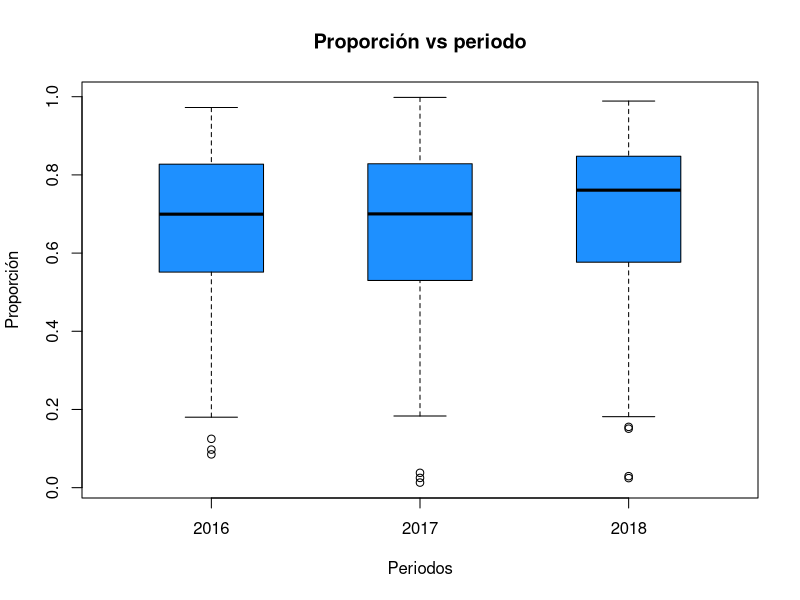
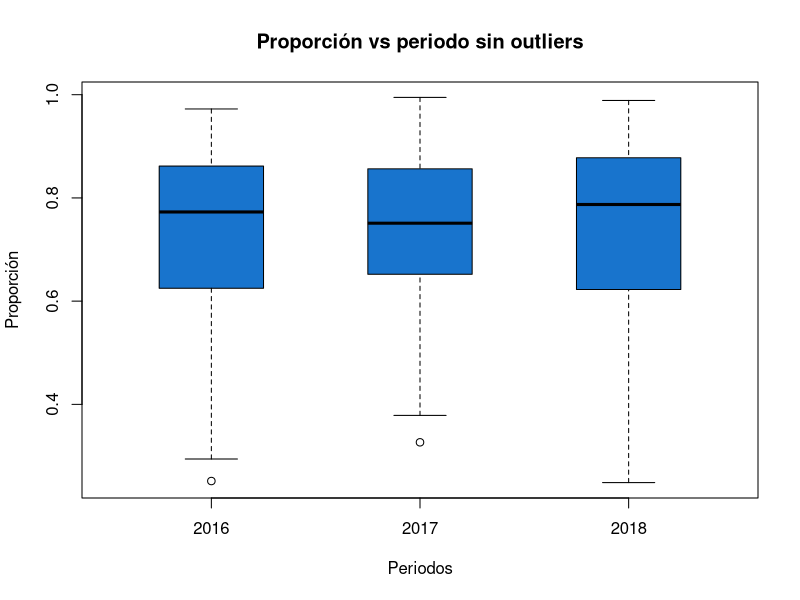
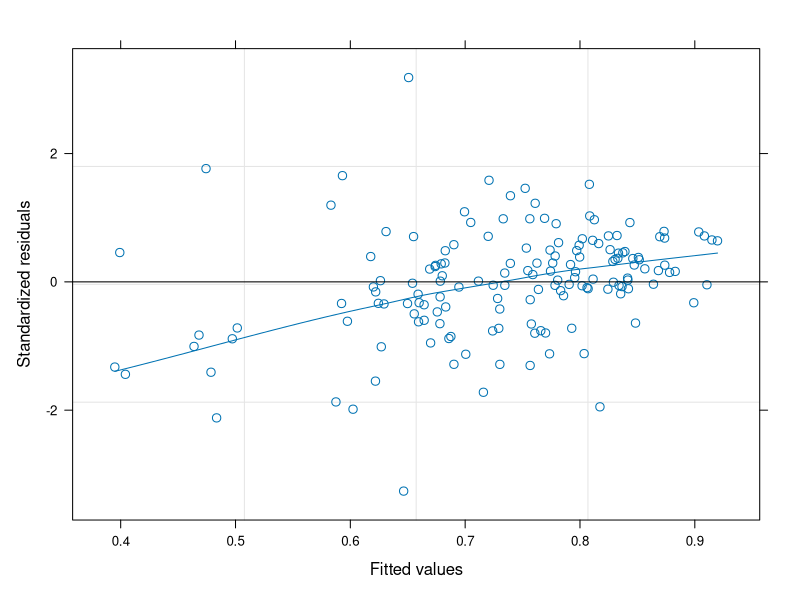
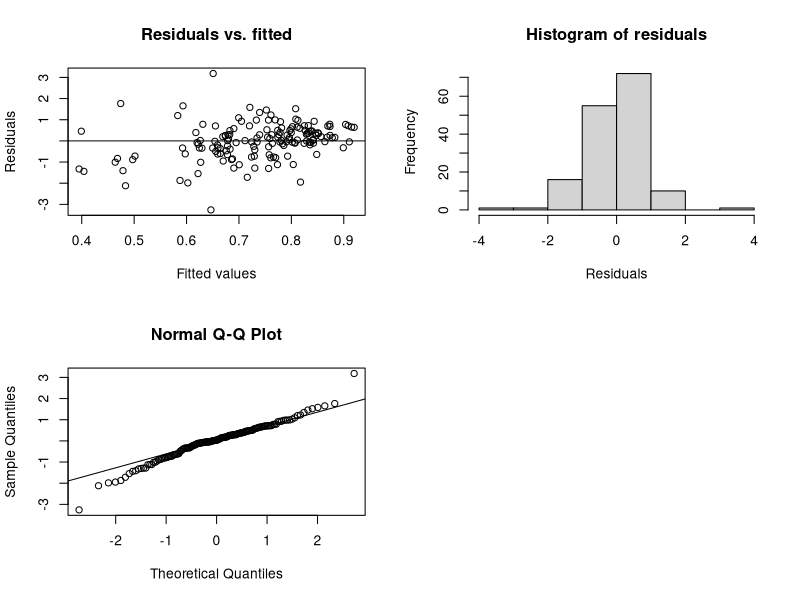
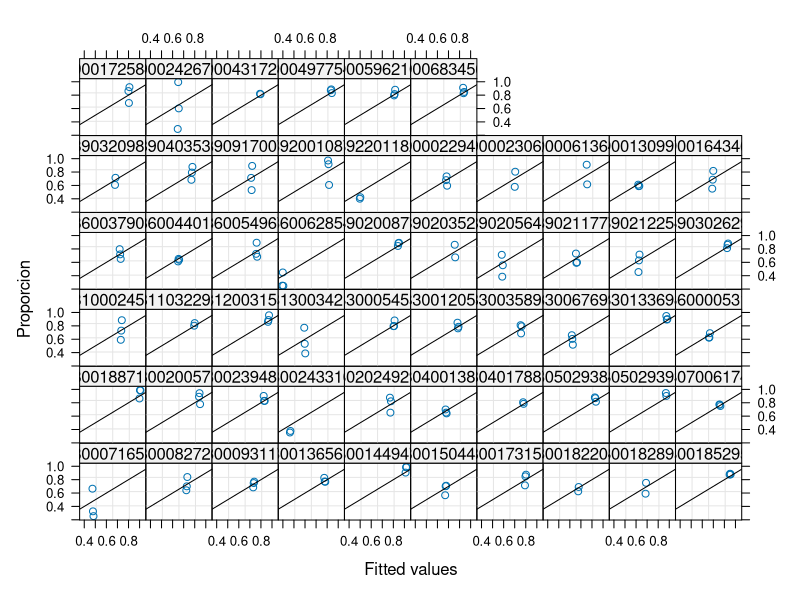
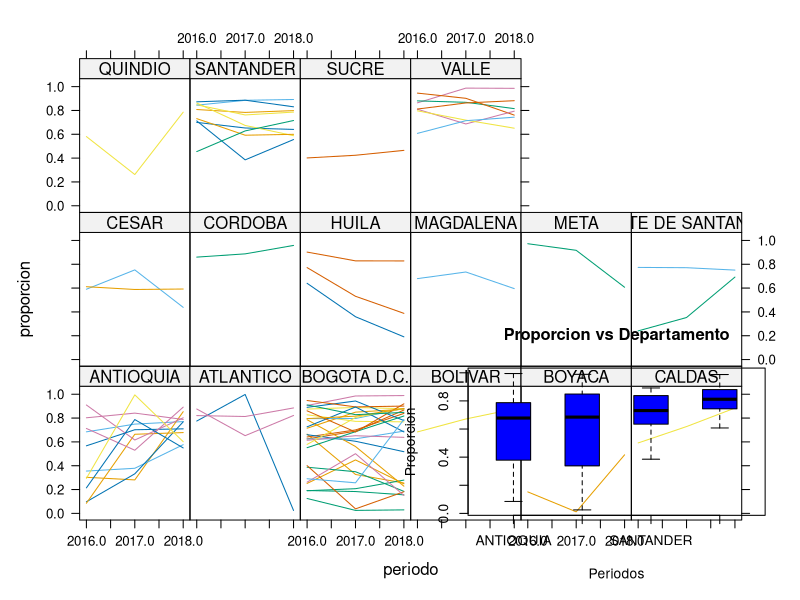
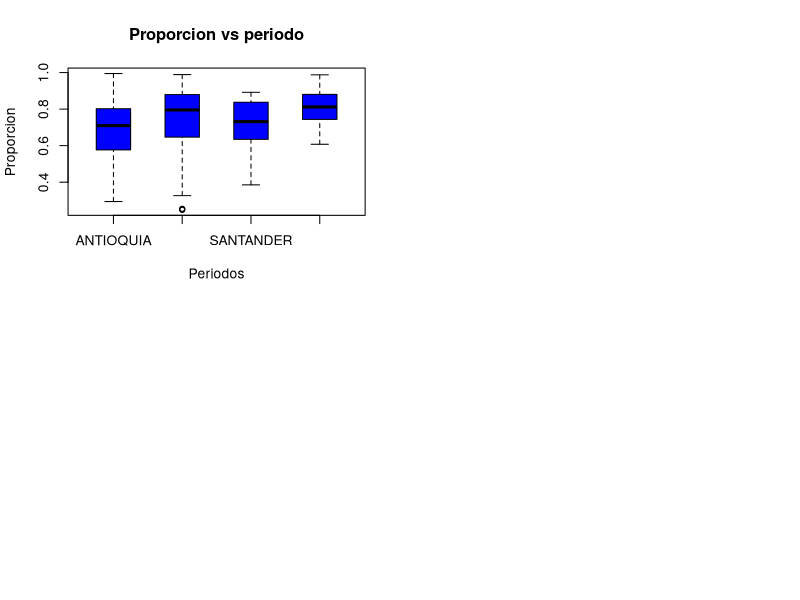
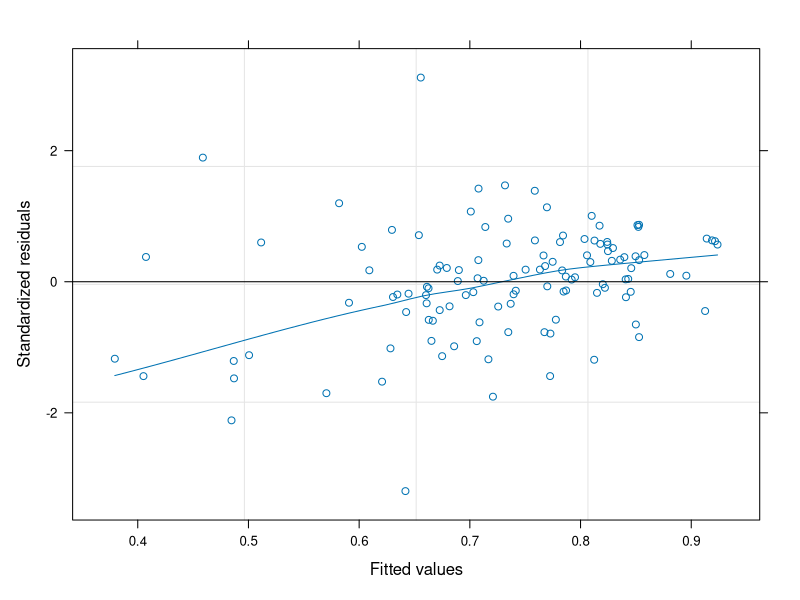

The R source for these figures, in order:
## ---- chunk 1
knitr::opts_chunk$set(echo = TRUE)
## ---- chunk 2
library(kableExtra) 
library(readxl)
library(tidyverse)
datosp <- read_excel("Datos_definitivos.xlsx")
datosp <- datosp[,c("nit","periodo","costos","Proporcion","liquidez","PIB_Variacion","variacion_tas_int","variacion_cta_corr_nal","CHV_variacion","EC_Variacion","FIVI_Variacion","ICCV_Variacion","IVP_Variacion","IPVN_Variacion","Inflacion_Variacion","TRM_Variación","Tasa_Desempleo","IPC")]

## ---- chunk 3
bxplot_gastos_dif = boxplot(datosp$Proporcion~datosp$periodo , 
        main = "Proporción vs periodo",
        xlab = "Periodos",
        ylab = "Proporción",
        boxwex = 0.5,col="dodgerblue")
## ---- chunk 4
impute_outliers <- function(x, removeNA = TRUE){
  quantiles <- quantile(x, c(0.05, 0.95), na.rm = removeNA)
  x[x<quantiles[1]] <- mean(x, na.rm = removeNA)
  x[x>quantiles[2]] <- median(x, na.rm = removeNA)
  x
}

datos_16   <- datosp %>%             # a partir de out.predict.garch  
  filter(datosp$periodo==2016)


out16 <- datos_16 %>%             # a partir de out.predict.garch  
  filter(datos_16$Proporcion <= quantile(datos_16$Proporcion, c(0.10)))


datos_17   <- datosp %>%             # a partir de out.predict.garch  
  filter(datosp$periodo==2017)

out17 <- datos_17 %>%             # a partir de out.predict.garch  
  filter(datos_17$Proporcion <= quantile(datos_17$Proporcion, c(0.10)))


datos_18   <- datosp %>%             # a partir de out.predict.garch  
  filter(datosp$periodo==2018)


out18 <- datos_18 %>%             # a partir de out.predict.garch  
  filter(datos_18$Proporcion <= quantile(datos_18$Proporcion, c(0.10)))


out16 = t(out16$nit)
out17 = t(out17$nit)
out18 = t(out18$nit)

outliers = distinct(as.data.frame(t(cbind(out16,out17,out18))))
names(outliers) = ("Nit_Out")

## ---- chunk 5
`%ni%` <- Negate(`%in%`)
out = datosp$nit%ni%outliers$Nit_Out
datos_sop = datosp[out,]
boxplot(datos_sop$Proporcion~datos_sop$periodo,
        main = "Proporción vs periodo sin outliers",
        xlab = "Periodos",
        ylab = "Proporción",
        boxwex = 0.5,col="dodgerblue3")
## ---- chunk 6
datos_sop$periodo = factor(datos_sop$periodo,
                       levels = c("2016","2017","2018"),
                       labels = c(1,2,3))
datos_sop$nit = factor(datos_sop$nit)
## ---- chunk 7
library(caTools)
set.seed(4)
nite = as.data.frame(unique(datos_sop$nit))
names(nite) = c("nit")
split = sample.split(nite$nit, SplitRatio = 0.8)
training_set_p = subset(nite, split == TRUE)
training_set_p = datos_sop$nit%in%training_set_p$nit
training_set_p = datos_sop[training_set_p,]
testing_set_p = subset(nite, split == FALSE)
testing_set_p = datos_sop$nit%in%testing_set_p$nit
testing_set_p = datos_sop[testing_set_p,]
periodo_test = c(3)
testing_p = testing_set_p$periodo%in%periodo_test
testing_set_ = testing_set_p[testing_p,]
periodo_train = c(1,2)
train_p = testing_set_p$periodo%in%periodo_train
train_p = testing_set_p[train_p,]
training_set_p = rbind(training_set_p,train_p)
## ---- chunk 8
cantidad <- as.data.frame(cbind(12,50))
names(cantidad) = c("Cantidad empresas testeo","Cantidad empresas entrenamiento")

kable(cantidad) %>%
   kable_styling()%>%
  column_spec(1:1, bold = T) %>%
  row_spec(0, bold = T, color = "white", background = "#404d78")

## ---- chunk 9
library(nlme)
modelo1 <- lme(Proporcion ~ PIB_Variacion+Inflacion_Variacion, data = training_set_p, random = ~1 | nit )
modelo2 <- lme(log(Proporcion) ~ Tasa_Desempleo+TRM_Variación+liquidez, data = training_set_p, random = ~1 | nit )
modelo3 <- lme(Proporcion ~ Tasa_Desempleo+TRM_Variación+liquidez, data = training_set_p, random = ~1 | nit )
modelo4 <- lme(Proporcion ~ PIB_Variacion+Tasa_Desempleo, data = training_set_p, random = ~1 | nit )
modelo5 <- lme(Proporcion ~ Tasa_Desempleo+  IPC +liquidez, data = training_set_p, random = ~1 | nit )
modelo6 <- lme(Proporcion ~ PIB_Variacion+ liquidez+Tasa_Desempleo, data = training_set_p, random = ~1 | nit )
Modelo <-  rbind("Modelo1","Modelo2","Modelo3","Modelo4","Modelo5","Modelo6")

AIC_Modelo <- rbind(round(AIC(modelo1),2),
round(AIC(modelo2),2),
round(AIC(modelo3),2),
round(AIC(modelo4),2),
round(AIC(modelo5),2),
round(AIC(modelo6),2))

BIC_Modelo <- rbind(round(BIC(modelo1),2),
round(BIC(modelo2),2),
round(BIC(modelo3),2),
round(BIC(modelo4),2),
round(BIC(modelo5),2),
round(BIC(modelo6),2))

estructura<-rbind("Proporcion ~ PIB_Variacion+Inflacion_Variacion+(1|nit)",
                  "log(Proporcion) ~ Tasa_Desempleo+TRM_Variación+liquidez+(1|nit)",
                  "Proporcion ~ Tasa_Desempleo+TRM_Variación+liquidez+(1|nit)",
                  "Proporcion ~ PIB_Variacion+Tasa_Desempleo+(1|nit)",
                  "Proporcion ~ Tasa_Desempleo+ IPC +liquidez+(1|nit)",
                  "Proporcion ~ PIB_Variacion+ liquidez+Tasa_Desempleo+(1|nit)")

metricas <- as.data.frame(cbind(Modelo,estructura,AIC_Modelo,BIC_Modelo))
names(metricas) = c("Modelo","Estructura","AIC","BIC")

## ---- chunk 10
kable(metricas) %>%
   kable_styling()%>%
  column_spec(1:1, bold = T) %>%
  row_spec(0, bold = T, color = "white", background = "#404d78")
## ---- chunk 11
library(nlme)
library(MLmetrics)
prediccion1	=	predict(modelo1,testing_set_,level =1,allow.new.levels=T)
predichos1	=	cbind(testing_set_$Proporcion,as.data.frame(prediccion1))
names(predichos1)	=	c("Datos1","Prediccion1")
prediccion2	=	predict(modelo2,testing_set_,level =1,allow.new.levels=T)
predichos2	=	cbind(testing_set_$Proporcion,as.data.frame(prediccion2))
names(predichos2)	=	c("Datos2","Prediccion2")
prediccion3	=	predict(modelo3,testing_set_,level =1,allow.new.levels=T)
predichos3	=	cbind(testing_set_$Proporcion,as.data.frame(prediccion3))
names(predichos3)	=	c("Datos3","Prediccion3")
prediccion4	=	predict(modelo4,testing_set_,level =1,allow.new.levels=T)
predichos4	=	cbind(testing_set_$Proporcion,as.data.frame(prediccion4))
names(predichos4)	=	c("Datos4","Prediccion4")
prediccion5	=	predict(modelo5,testing_set_,level =1,allow.new.levels=T)
predichos5	=	cbind(testing_set_$Proporcion,as.data.frame(prediccion5))
names(predichos5)	=	c("Datos5","Prediccion5")
prediccion6	=	predict(modelo6,testing_set_,level =1,allow.new.levels=T)
predichos6	=	cbind(testing_set_$Proporcion,as.data.frame(prediccion6))
names(predichos6)	=	c("Datos6","Prediccion6")

MSE1<-MSE(predichos1$Prediccion1,predichos1$Datos1)
RMSE1<-RMSE(predichos1$Prediccion1,predichos1$Datos1)
MAPE1<-MAPE(predichos1$Prediccion1,predichos1$Datos1)
MSE2<-MSE(predichos2$Prediccion2,predichos2$Datos2)
RMSE2<-RMSE(predichos2$Prediccion2,predichos2$Datos2)
MAPE2<-MAPE(predichos2$Prediccion2,predichos2$Datos2)
MSE3<-MSE(predichos3$Prediccion3,predichos3$Datos3)
RMSE3<-RMSE(predichos3$Prediccion3,predichos3$Datos3)
MAPE3<-MAPE(predichos3$Prediccion3,predichos3$Datos3)
MSE4<-MSE(predichos4$Prediccion4,predichos4$Datos4)
RMSE4<-RMSE(predichos4$Prediccion4,predichos4$Datos4)
MAPE4<-MAPE(predichos4$Prediccion4,predichos4$Datos4)
MSE5<-MSE(predichos5$Prediccion5,predichos5$Datos5)
RMSE5<-RMSE(predichos5$Prediccion5,predichos5$Datos5)
MAPE5<-MAPE(predichos5$Prediccion5,predichos5$Datos5)
MSE6<-MSE(predichos6$Prediccion6,predichos6$Datos6)
RMSE6<-RMSE(predichos6$Prediccion6,predichos6$Datos6)
MAPE6<-MAPE(predichos6$Prediccion6,predichos6$Datos6)

RMSE <- rbind(round(RMSE1,6),
round(RMSE2,6),
round(RMSE3,6),
round(RMSE4,6),
round(RMSE5,6),
round(RMSE6,6))

MSE <- rbind(round(MSE1,6),
round(MSE2,6),
round(MSE3,6),
round(MSE4,6),
round(MSE5,6),
round(MSE6,6))

MAPE <- rbind(round(MAPE1,6),
round(MAPE2,6),
round(MAPE3,6),
round(MAPE4,6),
round(MAPE5,6),
round(MAPE6,6))

metricas_prediccion <- as.data.frame(cbind(MSE,RMSE,MAPE))
names(metricas_prediccion) = c("MSE","RMSE","MAPE")
metricas_consolidadas <- as.data.frame(cbind(metricas,metricas_prediccion))

## ---- chunk 12
kable(metricas_consolidadas) %>%
  kable_styling()%>%
  column_spec(1:1, bold = T) %>%
  row_spec(0, bold = T, color = "white", background = "#404d78")
## ---- chunk 13
plot(modelo4,type = c("p", "smooth"))
## ---- chunk 14
Fit <- fitted(modelo4)
Res <- residuals(modelo4, type = "normalized") 
par(mfrow = c(2, 2))
plot(Res ~ Fit, xlab = "Fitted values", ylab = "Residuals", main = "Residuals vs. fitted")
abline(h = 0)

hist(Res, main = "Histogram of residuals", xlab = "Residuals")
qqnorm(Res)
qqline(Res)

## ---- chunk 15
summary(modelo4)

## ---- chunk 16
plot(modelo4, Proporcion ~ fitted(.) | nit, abline = c(0,1))
## ---- chunk 17
library(readxl)
datos <- read_excel("Departamentos.xlsx")
## ---- chunk 18
datos$pib_dep=scale(datos$pib_dep, center=100000) #PIB departamento
datos$tasa_desemp_dep=scale(datos$tasa_desemp_dep,center=10,5) #tasa desempleo departamento
datos$ipc_anio_dep=scale(datos$ipc_anio_dep,center=2) #IPC anual departamento
datos$ingr_corr_dep=scale(datos$ingr_corr_dep,center=1000000000) # ingresos corrientes por  departamento
datos$gastos_fun_dep=scale(datos$gastos_fun_dep,center=1000000000) # gastos de  funcionamiento departamento
datos$inflacion=scale(datos$inflacion,center=2) # inflación nacional anual
datos$tasa_int_prom=scale(datos$tasa_int_prom) # Tasa de  intermediación bancaria promedio por año
datos$ingresos_nal=scale(datos$ingresos_nal, center=1000000000) #Ingreso nacionales
datos$gastos_nal=scale(datos$gastos_nal, center=1000000000)
datos$TRM=scale(datos$TRM, center=2500)
datos$variacion_pib_dep=scale(datos$variacion_pib_dep, center=1)
datos$intereses_nal=scale(datos$intereses_nal, center=100)
datos$CHV=scale(datos$CHV, center=100000)# Cartera hipotecaria Millones de pesos a precios corrientes
datos$EC=scale(datos$EC, center=1000000)# Concreto pre mezclado métros cúbicos
datos$ECG=scale(datos$ECG, center=1000000)# Cemento Gris toneladas
datos$EC_Variacion=scale(datos$EC_Variacion, center=1) #Variacion concreto pre mezclado
datos$ELIC_UND=scale(datos$ELIC_UND, center=10000) #EDIFICACIÓN LICENCIAS DE CONSTRUCCIÓN - ELIC  Unidades
datos$ELIC_AREA=scale(datos$ELIC_AREA, center=1000000) # Licencias de contronstruccion área metros cuadrados
datos$ICC_Variacion=scale(datos$ICC_Variacion, center=1) #Variacion de indice de costos de la construccion de vivienda
datos$ICCV_Indice=scale(datos$ICCV_Indice, center=1) #Indice de costos de la construccion de vivienda
datos$FIVI_Variacion=scale(datos$FIVI_Variacion, center=1) #Variación vivienda nueva
datos$IVP_Indice=scale(datos$IVP_Indice, center=100) #Indice de Valoracion predial
datos$IPVN_Indice=scale(datos$IPVN_Indice, center=100) #Indice de precios de vivienda nueva
datos$IPP_Manufactura=scale(datos$IPP_Manufactura, center=100) #Indice de precios al productor

## ---- chunk 19

library(lattice)
xyplot(proporcion ~ periodo | Departamento , groups = nit, data = datos, type = "l", lty = 1) 
## ---- chunk 20
library(dplyr)
grupos <- group_by(datos, Departamento)
grupo <- summarise(grupos,
  num = n()
)

library(tidyverse)

Departamentos   <- grupo %>%  
  filter(grupo$num>=12) #Se excluye todo lo mayor a 12 ya que cada nit tiene 3 periodos.

Departamentos = Departamentos$Departamento
Dep = datos$Departamento%in%Departamentos
datos_dep = datos[Dep,]

## ---- chunk 21
bxplot_gastos_dif = boxplot(datos_dep$proporcion~datos_dep$Departamento , 
        main = "Proporcion vs Departamento",
        xlab = "Periodos",
        ylab = "Proporcion",
        boxwex = 0.5,col="blue")
## ---- chunk 22
library(tidyverse)

impute_outliers <- function(x, removeNA = TRUE){
  quantiles <- quantile(x, c(0.05, 0.95), na.rm = removeNA)
  x[x<quantiles[1]] <- mean(x, na.rm = removeNA)
  x[x>quantiles[2]] <- median(x, na.rm = removeNA)
  x
}

datos_16d   <- datos_dep %>%             # a partir de out.predict.garch  
  filter(datos_dep$periodo==2016)


out16d <- datos_16d %>%             # a partir de out.predict.garch  
  filter(datos_16d$proporcion <= quantile(datos_16d$proporcion, c(0.10)))


datos_17d   <- datos_dep %>%             # a partir de out.predict.garch  
  filter(datos_dep$periodo==2017)


out17d <- datos_17d %>%             # a partir de out.predict.garch  
  filter(datos_17d$proporcion <= quantile(datos_17d$proporcion, c(0.10)))


datos_18d   <- datos_dep %>%             # a partir de out.predict.garch  
  filter(datos_dep$periodo==2018)

out18d <- datos_18d %>%             # a partir de out.predict.garch  
  filter(datos_18d$proporcion <= quantile(datos_18d$proporcion, c(0.10)))


out16d = t(out16d$nit)
out17d = t(out17d$nit)
out18d = t(out18d$nit)

outliersd = distinct(as.data.frame(t(cbind(out16d,out17d,out18d))))
names(outliersd) = ("Nit_Out")


## ---- chunk 23
`%ni%` <- Negate(`%in%`)
outd = datos_dep$nit%ni%outliersd$Nit_Out
datos_deps = datos_dep[outd,]
## ---- chunk 24
boxplot(datos_deps$proporcion~datos_deps$Departamento,
        main = "Proporcion vs periodo",
        xlab = "Periodos",
        ylab = "Proporcion",
        boxwex = 0.5,col="blue")

## ---- chunk 25
datos_deps$nit = factor(datos_deps$nit)
datos_deps$Departamento = factor(datos_deps$Departamento)
datos_deps$periodo = factor(datos_deps$periodo,
                       levels = c("2016","2017","2018"),
                       labels = c(1,2,3))
## ---- chunk 26

library(caTools)
set.seed(4)

nite = as.data.frame(unique(datos_deps$nit))

names(nite) = c("nit")

splitd = sample.split(nite$nit, SplitRatio = 0.8)


training_set_pd = subset(nite, splitd == TRUE)
training_set_pd = datos_deps$nit%in%training_set_pd$nit
training_set_pd = datos_deps[training_set_pd,]


testing_set_pd = subset(nite, splitd == FALSE)
testing_set_pd = datos_deps$nit%in%testing_set_pd$nit
testing_set_pd = datos_deps[testing_set_pd,]

periodo_testd = c(3)
testing_pd = testing_set_pd$periodo%in%periodo_testd
testing_set_d = testing_set_pd[testing_pd,]

periodo_traind = c(1,2)
train_pd = testing_set_pd$periodo%in%periodo_traind
train_pd = testing_set_pd[train_pd,]

training_set_pd = rbind(training_set_pd,train_pd)


## ---- chunk 27
cantidad2 <- as.data.frame(cbind(6,34))
names(cantidad2) = c("Cantidad empresas testeo","Cantidad empresas entrenamiento")

kable(cantidad) %>%
  kable_styling()%>%
  column_spec(1:1, bold = T) %>%
  row_spec(0, bold = T, color = "white", background = "#404d78")

## ---- chunk 28

library(nlme)

modelo1d <- lme(proporcion ~ Liquidez+tasa_desemp_dep+pib_dep+variacion_pib_dep+ipc_anio_dep+ingr_corr_dep+gastos_fun_dep+inflacion +tasa_int_prom+CHV+EC+ECG, data = training_set_pd, random = ~1|nit)

modelo2d <- lme(proporcion ~ tasa_desemp_dep+pib_dep+ingr_corr_dep, data = training_set_pd, random = ~1|nit)

modelo3d <- lme(proporcion ~ tasa_desemp_dep+pib_dep, data = training_set_pd, random = ~1|nit)

modelo4d <- lme(proporcion ~ tasa_desemp_dep+pib_dep+CHV , data = training_set_pd, random = ~1|nit)
AIC(modelo3d)

modelo5d <- lme(proporcion ~ CHV+EC+ECG, data = training_set_pd, random = ~1|nit)

modelo6d <- lme(proporcion ~ tasa_desemp_dep+pib_dep++ipc_anio_dep+inflacion, data = training_set_pd, random = ~1|nit)

Modelod <-  rbind("Modelo1d","Modelo2d","Modelo3d","Modelo4d","Modelo5d","Modelo6d")

AIC_Modelod <- rbind(round(AIC(modelo1d),2),
round(AIC(modelo2d),2),
round(AIC(modelo3d),2),
round(AIC(modelo4d),2),
round(AIC(modelo5d),2),
round(AIC(modelo6d),2))

BIC_Modelod <- rbind(round(BIC(modelo1d),2),
round(BIC(modelo2d),2),
round(BIC(modelo3d),2),
round(BIC(modelo4d),2),
round(BIC(modelo5d),2),
round(BIC(modelo6d),2))


estructurad<-rbind("Proporcion ~ liquidez+tasa_desemp_dep+pib_dep+variacion_pib_dep+ipc_anio_dep+ingr_corr_dep+gastos_fun_dep+inflacion +tasa_int_prom+CHV+EC+ECG+(1|nit)",
                   "Proporcion ~ tasa_desemp_dep+pib_dep+ingr_corr_dep+(1|nit)",
                   "Proporcion ~ tasa_desemp_dep+pib_dep+(1|nit)",
                   "Proporcion ~ PIB_Variacion+Tasa_Desempleo+(1|nit)",
                   "Proporcion ~ tasa_desemp_dep+pib_dep+CHV+(1|nit)",
                   "Proporcion ~ tasa_desemp_dep+pib_dep++ipc_anio_dep+inflacion+(1|nit)")

metricasd <- as.data.frame(cbind(Modelod,estructurad,AIC_Modelod,BIC_Modelod))
names(metricasd) = c("Modelo","Estructura","AIC","BIC")

kable(metricasd) %>%
  column_spec(1:1, bold = T) %>%
  row_spec(0, bold = T, color = "white", background = "#404d78")

## ---- chunk 29
summary(modelo3d)
anova(modelo3d)
## ---- chunk 30
prediccion1d	=	predict(modelo1d,testing_set_pd,level =1,allow.new.levels=T)
names(prediccion1d) = c("prediccion")
prediccion2d	=	predict(modelo2d,testing_set_pd,level =1,allow.new.levels=T)
names(prediccion2d) = c("prediccion")
prediccion3d	=	predict(modelo3d,testing_set_pd,level =1,allow.new.levels=T)
names(prediccion3d) = c("prediccion")
prediccion4d	=	predict(modelo4d,testing_set_pd,level =1,allow.new.levels=T)
names(prediccion4d) = c("prediccion")
prediccion5d	=	predict(modelo5d,testing_set_pd,level =1,allow.new.levels=T)
names(prediccion5d) = c("prediccion")
prediccion6d	=	predict(modelo6d,testing_set_pd,level =1,allow.new.levels=T)
names(prediccion6d) = c("prediccion")

library(MLmetrics)

prediccion1d	=	predict(modelo1d,testing_set_d,level =1,allow.new.levels=T)
predichos1d	=	cbind(testing_set_d$proporcion,as.data.frame(prediccion1d))
names(predichos1d)	=	c("Datos1","Prediccion1")

prediccion2d	=	predict(modelo2d,testing_set_d,level =1,allow.new.levels=T)
predichos2d	=	cbind(testing_set_d$proporcion,as.data.frame(prediccion2d))
names(predichos2d)	=	c("Datos2","Prediccion2")

prediccion3d	=	predict(modelo3d,testing_set_d,level =1,allow.new.levels=T)
predichos3d	=	cbind(testing_set_d$proporcion,as.data.frame(prediccion3d))
names(predichos3d)	=	c("Datos3","Prediccion3")

prediccion4d	=	predict(modelo4d,testing_set_d,level =1,allow.new.levels=T)
predichos4d	=	cbind(testing_set_d$proporcion,as.data.frame(prediccion4d))
names(predichos4d)	=	c("Datos4","Prediccion4")

prediccion5d	=	predict(modelo5d,testing_set_d,level =1,allow.new.levels=T)
predichos5d	=	cbind(testing_set_d$proporcion,as.data.frame(prediccion5d))
names(predichos5d)	=	c("Datos5","Prediccion5")

prediccion6d	=	predict(modelo6d,testing_set_d,level =1,allow.new.levels=T)
predichos6d	=	cbind(testing_set_d$proporcion,as.data.frame(prediccion6d))
names(predichos6d)	=	c("Datos6","Prediccion6")


MSE1d<-MSE(predichos1d$Prediccion1,predichos1d$Datos1)
RMSE1d<-RMSE(predichos1d$Prediccion1,predichos1d$Datos1)
MAPE1d<-MAPE(predichos1d$Prediccion1,predichos1d$Datos1)

MSE2d<-MSE(predichos2d$Prediccion2,predichos2d$Datos2)
RMSE2d<-RMSE(predichos2d$Prediccion2,predichos2d$Datos2)
MAPE2d<-MAPE(predichos2d$Prediccion2,predichos2d$Datos2)

MSE3d<-MSE(predichos3d$Prediccion3,predichos3d$Datos3)
RMSE3d<-RMSE(predichos3d$Prediccion3,predichos3d$Datos3)
MAPE3d<-MAPE(predichos3d$Prediccion3,predichos3d$Datos3)

MSE4d<-MSE(predichos4d$Prediccion4,predichos4d$Datos4)
RMSE4d<-RMSE(predichos4d$Prediccion4,predichos4d$Datos4)
MAPE4d<-MAPE(predichos4d$Prediccion4,predichos4d$Datos4)

MSE5d<-MSE(predichos5d$Prediccion5,predichos5d$Datos5)
RMSE5d<-RMSE(predichos5d$Prediccion5,predichos5d$Datos5)
MAPE5d<-MAPE(predichos5d$Prediccion5,predichos5d$Datos5)

MSE6d<-MSE(predichos6d$Prediccion6,predichos6d$Datos6)
RMSE6d<-RMSE(predichos6d$Prediccion6,predichos6d$Datos6)
MAPE6d<-MAPE(predichos6d$Prediccion6,predichos6d$Datos6)

RMSEd <- rbind(round(RMSE1d,6),
round(RMSE2d,6),
round(RMSE3d,6),
round(RMSE4d,6),
round(RMSE5d,6),
round(RMSE6d,6))

MSEd <- rbind(round(MSE1d,6),
round(MSE2d,6),
round(MSE3d,6),
round(MSE4d,6),
round(MSE5d,6),
round(MSE6d,6))

MAPEd <- rbind(round(MAPE1d,6),
round(MAPE2d,6),
round(MAPE3d,6),
round(MAPE4d,6),
round(MAPE5d,6),
round(MAPE6d,6))


metricas_predicciond <- as.data.frame(cbind(MSEd,RMSEd,MAPEd))
names(metricas_predicciond) = c("MSE","RMSE","MAPE")

metricas_consolidadasd <- as.data.frame(cbind(metricasd,metricas_predicciond))

kable(metricas_consolidadasd) %>%
  kable_styling()%>%
  column_spec(1:1, bold = T) %>%
  row_spec(0, bold = T, color = "white", background = "#404d78")

## ---- chunk 31
plot(modelo3d,type = c("p", "smooth"))

## ---- chunk 32
Fit <- fitted(modelo3d)
Res <- residuals(modelo3d, type = "normalized") 
par(mfrow = c(2, 2))
plot(Res ~ Fit, xlab = "Fitted values", ylab = "Residuals", main = "Residuals vs. fitted")
abline(h = 0)

hist(Res, main = "Histogram of residuals", xlab = "Residuals")
qqnorm(Res)
qqline(Res)

## ---- chunk 33
plot(modelo3d, proporcion ~ fitted(.) | nit, abline = c(0,1))
